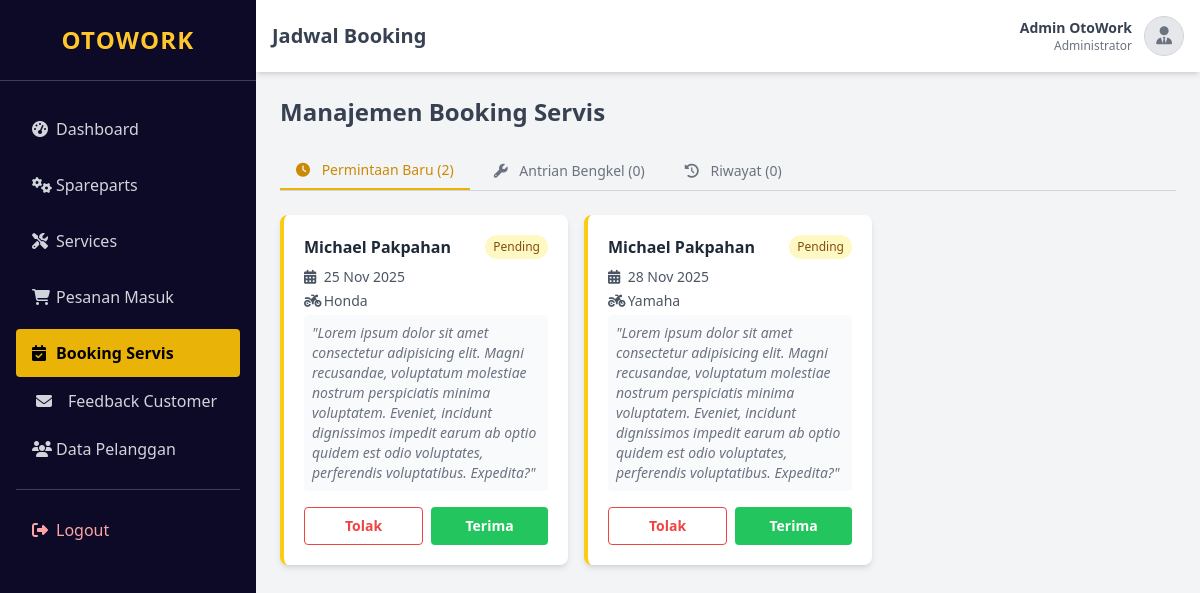
The page /admin/views/bookings.php (signed in) on the database its author committed.
### tables this page shows
CREATE TABLE `service_bookings` (
  `id` int(11) NOT NULL,
  `user_id` int(11) NOT NULL,
  `motor_type` varchar(100) NOT NULL,
  `license_plate` varchar(15) NOT NULL,
  `complaint` text NOT NULL,
  `booking_date` date NOT NULL,
  `booking_time` varchar(10) DEFAULT NULL,
  `status` varchar(50) NOT NULL DEFAULT 'pending',
  `price` int(11) DEFAULT NULL,
  `rejection_reason` text DEFAULT NULL,
  `confirmation_token` varchar(255) DEFAULT NULL,
  `created_at` timestamp NOT NULL DEFAULT current_timestamp()
);

CREATE TABLE `users` (
  `id` int(11) NOT NULL,
  `name` varchar(255) NOT NULL,
  `email` varchar(255) NOT NULL,
  `phone_number` varchar(20) DEFAULT NULL,
  `password` varchar(255) NOT NULL,
  `role` varchar(50) NOT NULL DEFAULT 'customer',
  `account_status` varchar(20) NOT NULL DEFAULT 'active',
  `created_at` timestamp NOT NULL DEFAULT current_timestamp()
);

### admin/views/bookings.php (the view, shortened to what this page needs)
<?php
require_once '../../config/database.php';
$sql = "SELECT b.*, u.name as user_name, u.email, u.phone_number
        FROM service_bookings b
        JOIN users u ON b.user_id = u.id
        ORDER BY b.booking_date ASC";
$result = $conn->query($sql);
$pending = [];
$queue = [];
$history = [];
if ($result && $result->num_rows > 0) {
    while ($row = $result->fetch_assoc()) {
        if ($row['status'] == 'pending') {
            $pending[] = $row;
        } elseif ($row['status'] == 'approved') {
            $queue[] = $row;
        } else {
            $history[] = $row;
        }
    }
}
?>
<!DOCTYPE html>
<html lang="id">
<head>
    <script src="https://cdn.tailwindcss.com"></script>
    <link rel="stylesheet" href="https://cdnjs.cloudflare.com/ajax/libs/font-awesome/6.4.2/css/all.min.css" />
</head>
<body class="bg-gray-100 font-sans">
    <div class="flex h-screen overflow-hidden">
        <?php require_once '../includes/sidebar.php'; ?>
        <div class="flex-1 flex flex-col w-full">
            <?php require_once '../includes/header.php'; ?>
            <main class="flex-1 overflow-x-hidden overflow-y-auto bg-gray-100 p-6">
                <div class="flex justify-between items-center mb-6">
                    <h3 class="text-2xl font-bold text-gray-700">Manajemen Booking Servis</h3>
                </div>
                <div class="flex space-x-2 border-b border-gray-300 mb-6">
                    <button onclick="switchTab('pending')" id="tab-pending" class="tab-btn px-4 py-2 text-sm font-medium text-yellow-600 border-b-2 border-yellow-500 focus:outline-none">
                        <i class="fas fa-clock mr-2"></i> Permintaan Baru (<?= count($pending) ?>)
                    </button>
                    <button onclick="switchTab('queue')" id="tab-queue" class="tab-btn px-4 py-2 text-sm font-medium text-gray-500 hover:text-gray-700 focus:outline-none">
                        <i class="fas fa-wrench mr-2"></i> Antrian Bengkel (<?= count($queue) ?>)
                    </button>
                    <button onclick="switchTab('history')" id="tab-history" class="tab-btn px-4 py-2 text-sm font-medium text-gray-500 hover:text-gray-700 focus:outline-none">
                        <i class="fas fa-history mr-2"></i> Riwayat (<?= count($history) ?>)
                    </button>
                </div>
                <div id="view-pending" class="tab-content active">
                    <?php if (!empty($pending)): ?>
                        <div class="grid grid-cols-1 md:grid-cols-2 lg:grid-cols-3 gap-4">
                            <?php foreach ($pending as $row): ?>
                                <div class="bg-white p-5 rounded-lg shadow-md border-l-4 border-yellow-400">
                                    <div class="flex justify-between items-start mb-2">
                                        <h4 class="font-bold text-gray-800"><?= htmlspecialchars($row['user_name']) ?></h4>
                                        <span class="bg-yellow-100 text-yellow-800 text-xs px-2 py-1 rounded-full">Pending</span>
                                    </div>
                                    <p class="text-sm text-gray-600 mb-1"><i class="fas fa-calendar-alt w-4"></i> <?= date('d M Y', strtotime($row['booking_date'])) ?></p>
                                    <p class="text-sm text-gray-600 mb-1"><i class="fas fa-motorcycle w-4"></i> <?= htmlspecialchars($row['motor_type']) ?></p>
                                    <div class="bg-gray-50 p-2 rounded text-sm text-gray-500 italic mb-4">
                                        "<?= htmlspecialchars($row['complaint']) ?>"
                                    </div>
                                    <div class="flex gap-2">
                                        <button onclick="updateStatus(<?= $row['id'] ?>, 'reject')" class="flex-1 px-3 py-2 bg-white border border-red-500 text-red-500 rounded hover:bg-red-50 text-sm font-bold">Tolak</button>
                                        <button onclick="updateStatus(<?= $row['id'] ?>, 'approve')" class="flex-1 px-3 py-2 bg-green-500 text-white rounded hover:bg-green-600 text-sm font-bold">Terima</button>
                                    </div>
                                </div>
                            <?php endforeach; ?>
                        </div>
                    <?php else: ?>
                        <p class="text-center text-gray-500 py-10">Tidak ada permintaan booking baru.</p>
                    <?php endif; ?>
                </div>
            </main>
        </div>
    </div>
</body>
</html>

### admin/views/bookings.php (style rules this page uses)
.tab-content { display: none; animation: fadeIn 0.3s ease-in-out; }
.tab-content.active { display: block; }

### rows shown on the page
service_bookings: user.name "Michael Pakpahan", booking_date "25 Nov 2025", motor_type "Honda", complaint "Lorem ipsum dolor sit amet consectetur adipisicing elit. Magni recusandae, voluptatum molestiae nostrum perspiciatis minima voluptatem. Eveniet, incidunt dignissimos impedit earum ab optio quidem est odio voluptates, perferendis voluptatibus. Expedita?"
service_bookings: user.name "Michael Pakpahan", booking_date "28 Nov 2025", motor_type "Yamaha", complaint "Lorem ipsum dolor sit amet consectetur adipisicing elit. Magni recusandae, voluptatum molestiae nostrum perspiciatis minima voluptatem. Eveniet, incidunt dignissimos impedit earum ab optio quidem est odio voluptates, perferendis voluptatibus. Expedita?"

### other values the page prints
$pageTitle "Jadwal Booking"
$_SESSION['name'] "Admin OtoWork"
count($pending) "2"
count($queue) "0"
count($history) "0"
